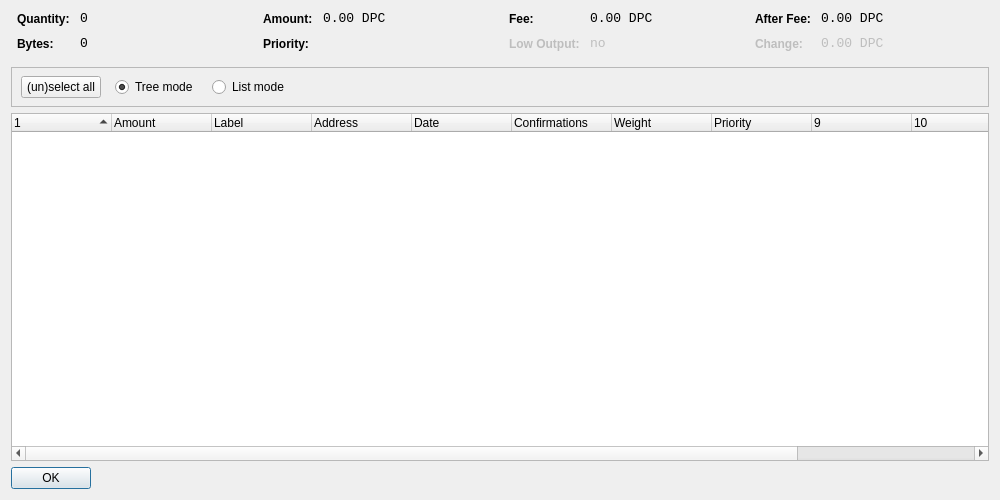
<?xml version="1.0" encoding="UTF-8"?>
<ui version="4.0">
 <class>CoinControlDialog</class>
 <widget class="QWidget" name="CoinControlDialog">
  <property name="geometry">
   <rect>
    <x>0</x>
    <y>0</y>
    <width>1000</width>
    <height>500</height>
   </rect>
  </property>
  <property name="windowTitle">
   <string>Coin Control</string>
  </property>
  <layout class="QVBoxLayout" name="verticalLayout">
   <item>
    <layout class="QHBoxLayout" name="horizontalLayoutTop" stretch="0,0,0,0">
     <property name="topMargin">
      <number>0</number>
     </property>
     <property name="bottomMargin">
      <number>10</number>
     </property>
     <item>
      <layout class="QFormLayout" name="formLayoutCoinControl1">
       <property name="horizontalSpacing">
        <number>10</number>
       </property>
       <property name="verticalSpacing">
        <number>10</number>
       </property>
       <property name="leftMargin">
        <number>6</number>
       </property>
       <property name="rightMargin">
        <number>6</number>
       </property>
       <item row="0" column="0">
        <widget class="QLabel" name="labelCoinControlQuantityText">
         <property name="styleSheet">
          <string notr="true">font-weight:bold;</string>
         </property>
         <property name="text">
          <string>Quantity:</string>
         </property>
        </widget>
       </item>
       <item row="0" column="1">
        <widget class="QLabel" name="labelCoinControlQuantity">
         <property name="font">
          <font>
           <family>Monospace</family>
           <pointsize>10</pointsize>
          </font>
         </property>
         <property name="cursor">
          <cursorShape>IBeamCursor</cursorShape>
         </property>
         <property name="contextMenuPolicy">
          <enum>Qt::ActionsContextMenu</enum>
         </property>
         <property name="text">
          <string notr="true">0</string>
         </property>
         <property name="textInteractionFlags">
          <set>Qt::LinksAccessibleByMouse|Qt::TextSelectableByKeyboard|Qt::TextSelectableByMouse</set>
         </property>
        </widget>
       </item>
       <item row="1" column="0">
        <widget class="QLabel" name="labelCoinControlBytesText">
         <property name="styleSheet">
          <string notr="true">font-weight:bold;</string>
         </property>
         <property name="text">
          <string>Bytes:</string>
         </property>
        </widget>
       </item>
       <item row="1" column="1">
        <widget class="QLabel" name="labelCoinControlBytes">
         <property name="font">
          <font>
           <family>Monospace</family>
           <pointsize>10</pointsize>
          </font>
         </property>
         <property name="cursor">
          <cursorShape>IBeamCursor</cursorShape>
         </property>
         <property name="contextMenuPolicy">
          <enum>Qt::ActionsContextMenu</enum>
         </property>
         <property name="text">
          <string notr="true">0</string>
         </property>
         <property name="textInteractionFlags">
          <set>Qt::LinksAccessibleByMouse|Qt::TextSelectableByKeyboard|Qt::TextSelectableByMouse</set>
         </property>
        </widget>
       </item>
      </layout>
     </item>
     <item>
      <layout class="QFormLayout" name="formLayoutCoinControl2">
       <property name="horizontalSpacing">
        <number>10</number>
       </property>
       <property name="verticalSpacing">
        <number>10</number>
       </property>
       <property name="leftMargin">
        <number>6</number>
       </property>
       <property name="rightMargin">
        <number>6</number>
       </property>
       <item row="0" column="0">
        <widget class="QLabel" name="labelCoinControlAmountText">
         <property name="styleSheet">
          <string notr="true">font-weight:bold;</string>
         </property>
         <property name="text">
          <string>Amount:</string>
         </property>
        </widget>
       </item>
       <item row="0" column="1">
        <widget class="QLabel" name="labelCoinControlAmount">
         <property name="font">
          <font>
           <family>Monospace</family>
           <pointsize>10</pointsize>
          </font>
         </property>
         <property name="cursor">
          <cursorShape>IBeamCursor</cursorShape>
         </property>
         <property name="contextMenuPolicy">
          <enum>Qt::ActionsContextMenu</enum>
         </property>
         <property name="text">
          <string notr="true">0.00 DPC</string>
         </property>
         <property name="textInteractionFlags">
          <set>Qt::LinksAccessibleByMouse|Qt::TextSelectableByKeyboard|Qt::TextSelectableByMouse</set>
         </property>
        </widget>
       </item>
       <item row="1" column="0">
        <widget class="QLabel" name="labelCoinControlPriorityText">
         <property name="styleSheet">
          <string notr="true">font-weight:bold;</string>
         </property>
         <property name="text">
          <string>Priority:</string>
         </property>
        </widget>
       </item>
       <item row="1" column="1">
        <widget class="QLabel" name="labelCoinControlPriority">
         <property name="font">
          <font>
           <family>Monospace</family>
           <pointsize>10</pointsize>
          </font>
         </property>
         <property name="cursor">
          <cursorShape>IBeamCursor</cursorShape>
         </property>
         <property name="contextMenuPolicy">
          <enum>Qt::ActionsContextMenu</enum>
         </property>
         <property name="text">
          <string/>
         </property>
         <property name="textInteractionFlags">
          <set>Qt::LinksAccessibleByMouse|Qt::TextSelectableByKeyboard|Qt::TextSelectableByMouse</set>
         </property>
        </widget>
       </item>
      </layout>
     </item>
     <item>
      <layout class="QFormLayout" name="formLayoutCoinControl3">
       <property name="horizontalSpacing">
        <number>10</number>
       </property>
       <property name="verticalSpacing">
        <number>10</number>
       </property>
       <property name="leftMargin">
        <number>6</number>
       </property>
       <property name="rightMargin">
        <number>6</number>
       </property>
       <item row="0" column="0">
        <widget class="QLabel" name="labelCoinControlFeeText">
         <property name="styleSheet">
          <string notr="true">font-weight:bold;</string>
         </property>
         <property name="text">
          <string>Fee:</string>
         </property>
        </widget>
       </item>
       <item row="0" column="1">
        <widget class="QLabel" name="labelCoinControlFee">
         <property name="font">
          <font>
           <family>Monospace</family>
           <pointsize>10</pointsize>
          </font>
         </property>
         <property name="cursor">
          <cursorShape>IBeamCursor</cursorShape>
         </property>
         <property name="contextMenuPolicy">
          <enum>Qt::ActionsContextMenu</enum>
         </property>
         <property name="text">
          <string notr="true">0.00 DPC</string>
         </property>
         <property name="textInteractionFlags">
          <set>Qt::LinksAccessibleByMouse|Qt::TextSelectableByKeyboard|Qt::TextSelectableByMouse</set>
         </property>
        </widget>
       </item>
       <item row="1" column="0">
        <widget class="QLabel" name="labelCoinControlLowOutputText">
         <property name="enabled">
          <bool>false</bool>
         </property>
         <property name="styleSheet">
          <string notr="true">font-weight:bold;</string>
         </property>
         <property name="text">
          <string>Low Output:</string>
         </property>
        </widget>
       </item>
       <item row="1" column="1">
        <widget class="QLabel" name="labelCoinControlLowOutput">
         <property name="enabled">
          <bool>false</bool>
         </property>
         <property name="font">
          <font>
           <family>Monospace</family>
           <pointsize>10</pointsize>
          </font>
         </property>
         <property name="cursor">
          <cursorShape>IBeamCursor</cursorShape>
         </property>
         <property name="contextMenuPolicy">
          <enum>Qt::ActionsContextMenu</enum>
         </property>
         <property name="text">
          <string>no</string>
         </property>
         <property name="textInteractionFlags">
          <set>Qt::LinksAccessibleByMouse|Qt::TextSelectableByKeyboard|Qt::TextSelectableByMouse</set>
         </property>
        </widget>
       </item>
      </layout>
     </item>
     <item>
      <layout class="QFormLayout" name="formLayoutCoinControl4">
       <property name="horizontalSpacing">
        <number>10</number>
       </property>
       <property name="verticalSpacing">
        <number>10</number>
       </property>
       <property name="leftMargin">
        <number>6</number>
       </property>
       <property name="rightMargin">
        <number>6</number>
       </property>
       <item row="0" column="0">
        <widget class="QLabel" name="labelCoinControlAfterFeeText">
         <property name="styleSheet">
          <string notr="true">font-weight:bold;</string>
         </property>
         <property name="text">
          <string>After Fee:</string>
         </property>
        </widget>
       </item>
       <item row="0" column="1">
        <widget class="QLabel" name="labelCoinControlAfterFee">
         <property name="font">
          <font>
           <family>Monospace</family>
           <pointsize>10</pointsize>
          </font>
         </property>
         <property name="cursor">
          <cursorShape>IBeamCursor</cursorShape>
         </property>
         <property name="contextMenuPolicy">
          <enum>Qt::ActionsContextMenu</enum>
         </property>
         <property name="text">
          <string notr="true">0.00 DPC</string>
         </property>
         <property name="textInteractionFlags">
          <set>Qt::LinksAccessibleByMouse|Qt::TextSelectableByKeyboard|Qt::TextSelectableByMouse</set>
         </property>
        </widget>
       </item>
       <item row="1" column="0">
        <widget class="QLabel" name="labelCoinControlChangeText">
         <property name="enabled">
          <bool>false</bool>
         </property>
         <property name="styleSheet">
          <string notr="true">font-weight:bold;</string>
         </property>
         <property name="text">
          <string>Change:</string>
         </property>
        </widget>
       </item>
       <item row="1" column="1">
        <widget class="QLabel" name="labelCoinControlChange">
         <property name="enabled">
          <bool>false</bool>
         </property>
         <property name="font">
          <font>
           <family>Monospace</family>
           <pointsize>10</pointsize>
          </font>
         </property>
         <property name="cursor">
          <cursorShape>IBeamCursor</cursorShape>
         </property>
         <property name="contextMenuPolicy">
          <enum>Qt::ActionsContextMenu</enum>
         </property>
         <property name="text">
          <string notr="true">0.00 DPC</string>
         </property>
         <property name="textInteractionFlags">
          <set>Qt::LinksAccessibleByMouse|Qt::TextSelectableByKeyboard|Qt::TextSelectableByMouse</set>
         </property>
        </widget>
       </item>
      </layout>
     </item>
    </layout>
   </item>
   <item>
    <widget class="QFrame" name="frame">
     <property name="minimumSize">
      <size>
       <width>0</width>
       <height>40</height>
      </size>
     </property>
     <property name="frameShape">
      <enum>QFrame::StyledPanel</enum>
     </property>
     <property name="frameShadow">
      <enum>QFrame::Sunken</enum>
     </property>
     <widget class="QWidget" name="horizontalLayoutWidget">
      <property name="geometry">
       <rect>
        <x>10</x>
        <y>0</y>
        <width>781</width>
        <height>41</height>
       </rect>
      </property>
      <layout class="QHBoxLayout" name="horizontalLayoutPanel" stretch="0,0,0,0">
       <property name="spacing">
        <number>14</number>
       </property>
       <item>
        <widget class="QPushButton" name="pushButtonSelectAll">
         <property name="sizePolicy">
          <sizepolicy hsizetype="Maximum" vsizetype="Fixed">
           <horstretch>0</horstretch>
           <verstretch>0</verstretch>
          </sizepolicy>
         </property>
         <property name="text">
          <string>(un)select all</string>
         </property>
        </widget>
       </item>
       <item>
        <widget class="QRadioButton" name="radioTreeMode">
         <property name="sizePolicy">
          <sizepolicy hsizetype="Maximum" vsizetype="Fixed">
           <horstretch>0</horstretch>
           <verstretch>0</verstretch>
          </sizepolicy>
         </property>
         <property name="text">
          <string>Tree mode</string>
         </property>
         <property name="checked">
          <bool>true</bool>
         </property>
        </widget>
       </item>
       <item>
        <widget class="QRadioButton" name="radioListMode">
         <property name="sizePolicy">
          <sizepolicy hsizetype="Maximum" vsizetype="Fixed">
           <horstretch>0</horstretch>
           <verstretch>0</verstretch>
          </sizepolicy>
         </property>
         <property name="text">
          <string>List mode</string>
         </property>
        </widget>
       </item>
       <item>
        <spacer name="horizontalSpacer">
         <property name="orientation">
          <enum>Qt::Horizontal</enum>
         </property>
         <property name="sizeHint" stdset="0">
          <size>
           <width>40</width>
           <height>20</height>
          </size>
         </property>
        </spacer>
       </item>
      </layout>
     </widget>
    </widget>
   </item>
   <item>
    <widget class="CoinControlTreeWidget" name="treeWidget">
     <property name="contextMenuPolicy">
      <enum>Qt::CustomContextMenu</enum>
     </property>
     <property name="sortingEnabled">
      <bool>false</bool>
     </property>
     <property name="columnCount">
      <number>12</number>
     </property>
     <attribute name="headerShowSortIndicator" stdset="0">
      <bool>true</bool>
     </attribute>
     <attribute name="headerStretchLastSection">
      <bool>false</bool>
     </attribute>
     <column>
      <property name="text">
       <string/>
      </property>
     </column>
     <column>
      <property name="text">
       <string>Amount</string>
      </property>
     </column>
     <column>
      <property name="text">
       <string>Label</string>
      </property>
     </column>
     <column>
      <property name="text">
       <string>Address</string>
      </property>
     </column>
     <column>
      <property name="text">
       <string>Date</string>
      </property>
     </column>
     <column>
      <property name="text">
       <string>Confirmations</string>
      </property>
      <property name="toolTip">
       <string>Confirmed</string>
      </property>
     </column>
     <column>
      <property name="text">
       <string>Weight</string>
      </property>
     </column>
     <column>
      <property name="text">
       <string>Priority</string>
      </property>
     </column>
     <column>
      <property name="text">
       <string/>
      </property>
     </column>
     <column>
      <property name="text">
       <string/>
      </property>
     </column>
     <column>
      <property name="text">
       <string/>
      </property>
     </column>
     <column>
      <property name="text">
       <string/>
      </property>
     </column>
    </widget>
   </item>
   <item>
    <widget class="QDialogButtonBox" name="buttonBox">
     <property name="sizePolicy">
      <sizepolicy hsizetype="Maximum" vsizetype="Fixed">
       <horstretch>0</horstretch>
       <verstretch>0</verstretch>
      </sizepolicy>
     </property>
     <property name="orientation">
      <enum>Qt::Horizontal</enum>
     </property>
     <property name="standardButtons">
      <set>QDialogButtonBox::Ok</set>
     </property>
    </widget>
   </item>
  </layout>
 </widget>
 <customwidgets>
  <customwidget>
   <class>CoinControlTreeWidget</class>
   <extends>QTreeWidget</extends>
   <header>coincontroltreewidget.h</header>
  </customwidget>
 </customwidgets>
 <resources/>
 <connections/>
</ui>
